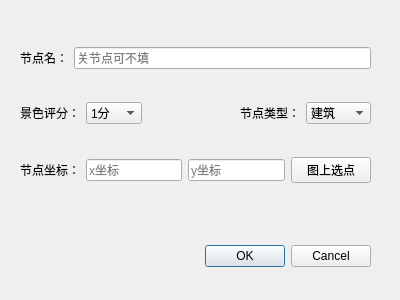
<?xml version="1.0" encoding="UTF-8"?>
<ui version="4.0">
 <class>Dialog</class>
 <widget class="QDialog" name="Dialog">
  <property name="geometry">
   <rect>
    <x>0</x>
    <y>0</y>
    <width>400</width>
    <height>300</height>
   </rect>
  </property>
  <property name="windowTitle">
   <string>添加节点</string>
  </property>
  <widget class="QDialogButtonBox" name="buttonBox">
   <property name="enabled">
    <bool>true</bool>
   </property>
   <property name="geometry">
    <rect>
     <x>30</x>
     <y>240</y>
     <width>341</width>
     <height>32</height>
    </rect>
   </property>
   <property name="orientation">
    <enum>Qt::Horizontal</enum>
   </property>
   <property name="standardButtons">
    <set>QDialogButtonBox::Cancel|QDialogButtonBox::Ok</set>
   </property>
  </widget>
  <widget class="QLabel" name="feedbackLabel">
   <property name="geometry">
    <rect>
     <x>30</x>
     <y>210</y>
     <width>331</width>
     <height>31</height>
    </rect>
   </property>
   <property name="text">
    <string/>
   </property>
  </widget>
  <widget class="QWidget" name="">
   <property name="geometry">
    <rect>
     <x>20</x>
     <y>20</y>
     <width>351</width>
     <height>191</height>
    </rect>
   </property>
   <layout class="QVBoxLayout" name="verticalLayout">
    <item>
     <layout class="QHBoxLayout" name="horizontalLayout_4">
      <item>
       <widget class="QLabel" name="label_4">
        <property name="text">
         <string>节点名：</string>
        </property>
       </widget>
      </item>
      <item>
       <widget class="QLineEdit" name="siteName">
        <property name="placeholderText">
         <string>关节点可不填</string>
        </property>
       </widget>
      </item>
     </layout>
    </item>
    <item>
     <layout class="QHBoxLayout" name="horizontalLayout_5">
      <item>
       <layout class="QHBoxLayout" name="horizontalLayout_3">
        <item>
         <widget class="QLabel" name="label_3">
          <property name="text">
           <string>景色评分：</string>
          </property>
         </widget>
        </item>
        <item>
         <widget class="QComboBox" name="scoreComboBox">
          <item>
           <property name="text">
            <string>1分</string>
           </property>
          </item>
          <item>
           <property name="text">
            <string>2分</string>
           </property>
          </item>
          <item>
           <property name="text">
            <string>3分</string>
           </property>
          </item>
          <item>
           <property name="text">
            <string>4分</string>
           </property>
          </item>
          <item>
           <property name="text">
            <string>5分</string>
           </property>
          </item>
          <item>
           <property name="text">
            <string>6分</string>
           </property>
          </item>
          <item>
           <property name="text">
            <string>7分</string>
           </property>
          </item>
          <item>
           <property name="text">
            <string>8分</string>
           </property>
          </item>
          <item>
           <property name="text">
            <string>9分</string>
           </property>
          </item>
          <item>
           <property name="text">
            <string>10分</string>
           </property>
          </item>
         </widget>
        </item>
       </layout>
      </item>
      <item>
       <spacer name="horizontalSpacer">
        <property name="orientation">
         <enum>Qt::Horizontal</enum>
        </property>
        <property name="sizeHint" stdset="0">
         <size>
          <width>40</width>
          <height>20</height>
         </size>
        </property>
       </spacer>
      </item>
      <item>
       <layout class="QHBoxLayout" name="horizontalLayout">
        <item>
         <widget class="QLabel" name="label">
          <property name="text">
           <string>节点类型：</string>
          </property>
         </widget>
        </item>
        <item>
         <widget class="QComboBox" name="typeComboBox">
          <item>
           <property name="text">
            <string>建筑</string>
           </property>
          </item>
          <item>
           <property name="text">
            <string>景点</string>
           </property>
          </item>
          <item>
           <property name="text">
            <string>关节点</string>
           </property>
          </item>
         </widget>
        </item>
       </layout>
      </item>
     </layout>
    </item>
    <item>
     <layout class="QHBoxLayout" name="horizontalLayout_2">
      <item>
       <widget class="QLabel" name="label_2">
        <property name="text">
         <string>节点坐标：</string>
        </property>
       </widget>
      </item>
      <item>
       <widget class="QLineEdit" name="x_lineEdit">
        <property name="placeholderText">
         <string>x坐标</string>
        </property>
       </widget>
      </item>
      <item>
       <widget class="QLineEdit" name="y_lineEdit">
        <property name="placeholderText">
         <string>y坐标</string>
        </property>
       </widget>
      </item>
      <item>
       <widget class="QPushButton" name="pushButton">
        <property name="text">
         <string>图上选点</string>
        </property>
       </widget>
      </item>
     </layout>
    </item>
   </layout>
  </widget>
 </widget>
 <resources/>
 <connections>
  <connection>
   <sender>buttonBox</sender>
   <signal>accepted()</signal>
   <receiver>Dialog</receiver>
   <slot>accept()</slot>
   <hints>
    <hint type="sourcelabel">
     <x>248</x>
     <y>254</y>
    </hint>
    <hint type="destinationlabel">
     <x>157</x>
     <y>274</y>
    </hint>
   </hints>
  </connection>
  <connection>
   <sender>buttonBox</sender>
   <signal>rejected()</signal>
   <receiver>Dialog</receiver>
   <slot>reject()</slot>
   <hints>
    <hint type="sourcelabel">
     <x>316</x>
     <y>260</y>
    </hint>
    <hint type="destinationlabel">
     <x>286</x>
     <y>274</y>
    </hint>
   </hints>
  </connection>
 </connections>
</ui>
